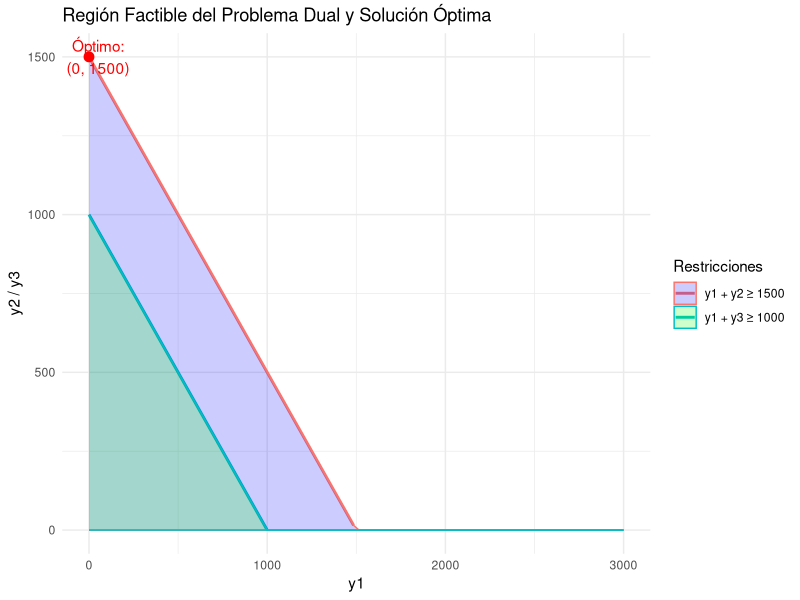

Here is the R script that generated this plot:
# Instalar y cargar paquetes necesarios
if (!require(lpSolve)) install.packages("lpSolve", dependencies = TRUE)
if (!require(ggplot2)) install.packages("ggplot2", dependencies = TRUE)
library(lpSolve)
library(ggplot2)

# Definir los coeficientes de la función objetivo (Dual: minimizar)
objective_dual <- c(30, 10, 10)  # Coeficientes asociados a y1, y2, y3

# Definir la matriz de restricciones (Dual: desigualdades >=)
constraints_dual <- matrix(c(
  1, 1, 0,  # Restricción de y1 + y2 >= 1500
  1, 0, 1   # Restricción de y1 + y3 >= 1000
), nrow = 2, byrow = TRUE)

# Lado derecho de las restricciones
rhs_dual <- c(1500, 1000)

# Tipos de restricciones (>=)
directions_dual <- c(">=", ">=")

# Resolver el problema de programación lineal dual
solution_dual <- lp(direction = "min",  # Minimización
                    objective.in = objective_dual, 
                    const.mat = constraints_dual, 
                    const.dir = directions_dual, 
                    const.rhs = rhs_dual)

# Obtener la solución
y1_opt <- solution_dual$solution[1]  # Valor óptimo de y1
y2_opt <- solution_dual$solution[2]  # Valor óptimo de y2
y3_opt <- solution_dual$solution[3]  # Valor óptimo de y3
w_opt <- solution_dual$objval        # Valor mínimo de la función objetivo (W)

# Mostrar los resultados
if (solution_dual$status == 0) {
  cat("El modelo dual fue resuelto con éxito.\n")
  cat("Valor mínimo de la función objetivo (W):", w_opt, "\n")
  cat("Valores óptimos:\n")
  cat("y1:", y1_opt, "\n")
  cat("y2:", y2_opt, "\n")
  cat("y3:", y3_opt, "\n")
} else {
  cat("El modelo dual no tiene solución.\n")
}

# Crear puntos para las restricciones y la región factible
y1 <- seq(0, 3000, length.out = 100)  # Valores de y1 para graficar

# Restricciones duales:
line1 <- 1500 - y1  # y1 + y2 >= 1500 -> y2 = 1500 - y1
line2 <- 1000 - y1  # y1 + y3 >= 1000 -> y3 = 1000 - y1

# Limitar las líneas al rango positivo
line1[line1 < 0] <- NA
line2[line2 < 0] <- NA

# Crear un data frame para las líneas
data_dual <- data.frame(
  y1 = c(y1, y1),
  y = c(line1, line2),
  group = c(rep("y1 + y2 ≥ 1500", length(y1)),
            rep("y1 + y3 ≥ 1000", length(y1)))
)

# Graficar la región factible del dual
ggplot(data_dual, aes(x = y1, y = y, color = group)) +
  geom_line(size = 1) +
  geom_ribbon(data = subset(data_dual, group == "y1 + y2 ≥ 1500"), 
              aes(ymin = 0, ymax = pmax(0, 1500 - y1)), fill = "blue", alpha = 0.2) +
  geom_ribbon(data = subset(data_dual, group == "y1 + y3 ≥ 1000"), 
              aes(ymin = 0, ymax = pmax(0, 1000 - y1)), fill = "green", alpha = 0.2) +
  annotate("point", x = y1_opt, y = y2_opt, color = "red", size = 3) +
  annotate("text", x = y1_opt + 50, y = y2_opt, 
           label = paste("Óptimo:\n(", round(y1_opt, 2), ", ", round(y2_opt, 2), ")", sep = ""), 
           color = "red") +
  labs(title = "Región Factible del Problema Dual y Solución Óptima",
       x = "y1",
       y = "y2 / y3",
       color = "Restricciones") +
  theme_minimal()
